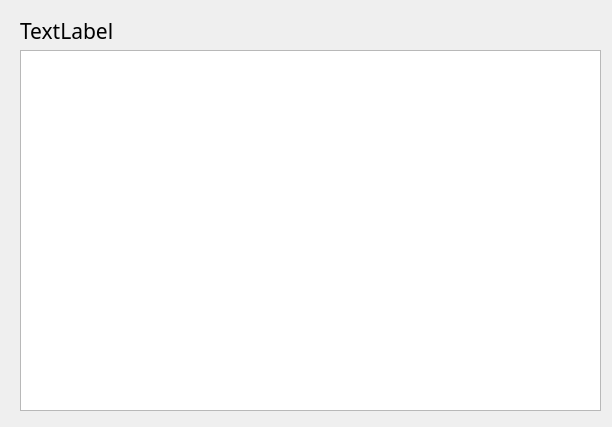
<?xml version="1.0" encoding="UTF-8"?>
<ui version="4.0">
 <class>DetailInfoWindow</class>
 <widget class="QWidget" name="DetailInfoWindow">
  <property name="geometry">
   <rect>
    <x>0</x>
    <y>0</y>
    <width>612</width>
    <height>427</height>
   </rect>
  </property>
  <property name="windowTitle">
   <string>Form</string>
  </property>
  <widget class="QTextBrowser" name="textBrowser">
   <property name="geometry">
    <rect>
     <x>20</x>
     <y>50</y>
     <width>581</width>
     <height>361</height>
    </rect>
   </property>
  </widget>
  <widget class="QLabel" name="label_name">
   <property name="geometry">
    <rect>
     <x>20</x>
     <y>20</y>
     <width>341</width>
     <height>21</height>
    </rect>
   </property>
   <property name="font">
    <font>
     <family>Adobe Devanagari</family>
     <pointsize>16</pointsize>
    </font>
   </property>
   <property name="text">
    <string>TextLabel</string>
   </property>
  </widget>
 </widget>
 <resources/>
 <connections/>
</ui>
